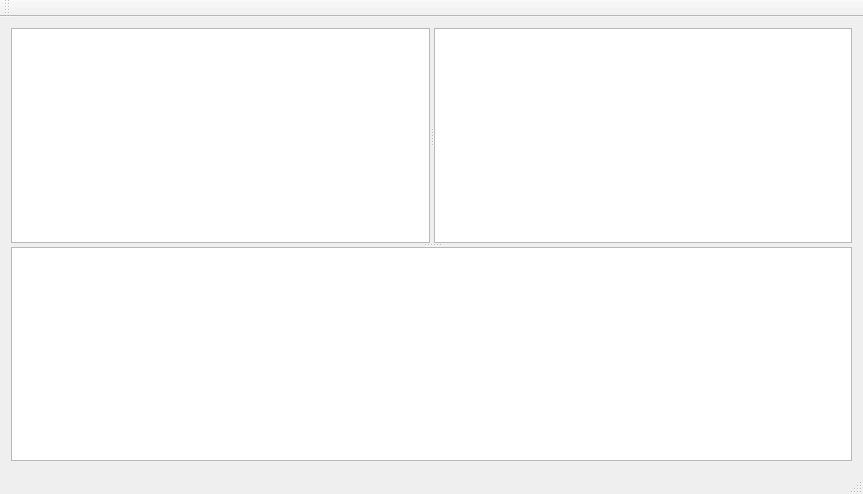
<?xml version="1.0" encoding="UTF-8"?>
<ui version="4.0">
 <class>MainWindow</class>
 <widget class="QMainWindow" name="MainWindow">
  <property name="geometry">
   <rect>
    <x>0</x>
    <y>0</y>
    <width>863</width>
    <height>494</height>
   </rect>
  </property>
  <property name="windowTitle">
   <string>MainWindow</string>
  </property>
  <widget class="QWidget" name="centralWidget">
   <layout class="QVBoxLayout" name="verticalLayout">
    <item>
     <widget class="QSplitter" name="splitter_2">
      <property name="orientation">
       <enum>Qt::Vertical</enum>
      </property>
      <widget class="QSplitter" name="splitter">
       <property name="orientation">
        <enum>Qt::Horizontal</enum>
       </property>
       <widget class="QListView" name="listView"/>
       <widget class="QListWidget" name="listWidget"/>
      </widget>
      <widget class="QTreeView" name="treeView"/>
     </widget>
    </item>
   </layout>
  </widget>
  <widget class="QMenuBar" name="menuBar">
   <property name="geometry">
    <rect>
     <x>0</x>
     <y>0</y>
     <width>863</width>
     <height>30</height>
    </rect>
   </property>
  </widget>
  <widget class="QToolBar" name="mainToolBar">
   <attribute name="toolBarArea">
    <enum>TopToolBarArea</enum>
   </attribute>
   <attribute name="toolBarBreak">
    <bool>false</bool>
   </attribute>
  </widget>
  <widget class="QStatusBar" name="statusBar"/>
 </widget>
 <layoutdefault spacing="6" margin="11"/>
 <resources/>
 <connections/>
</ui>
